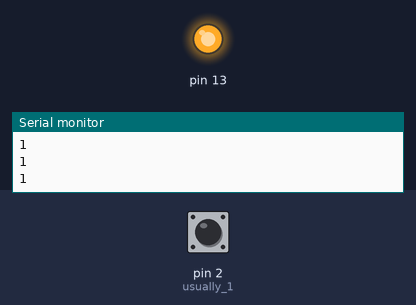
The sketch below on a simulated Arduino Uno, built with avr-gcc and run on an emulated ATmega328P. Shown: output pins drawn as LEDs (lit = HIGH), the last lines printed to the serial monitor. The inputs (shaded band) are chosen by the test bench; at power-on: pin 2 (usually_1) HIGH.

Above: at 2.8 s.
2.9 s: pin 2 (usually_1) pulled LOW for 1.2 s
At 3.8 s:
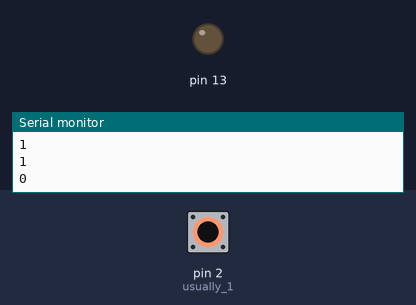
6.5 s: pin 2 (usually_1) pulled LOW for 3.2 s
At 10.3 s:
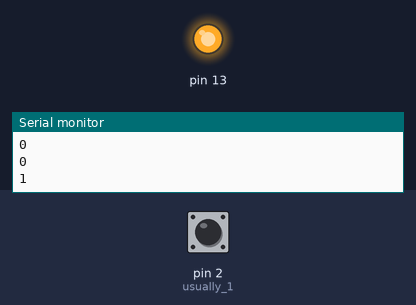
Timing chart, 0 to 11.8 s (numbered marks = the images above; inputs shaded):
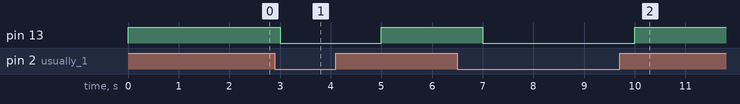

Measured:
- after the input at 2.9 s, pin 13: HIGH → LOW after 0.10 s, → HIGH 2.0 s later
- after the input at 6.5 s, pin 13: HIGH → LOW after 0.50 s, → HIGH 3.0 s later

The sketch:

Demonstrate_the_use_of_input_pull.ino
```cpp
//int buttonState = 0;

void setup()
{
  pinMode(2, INPUT_PULLUP);// usually 1 , push..0   pullup: inverted of input
  pinMode(13, OUTPUT);

  Serial.begin(9600);

}

void loop()
{
  // read the input pin
  int buttonState = digitalRead(2);
  // print out the state of the button
  digitalWrite(13, buttonState);
  Serial.println(buttonState);
  delay(1000);
}
```
